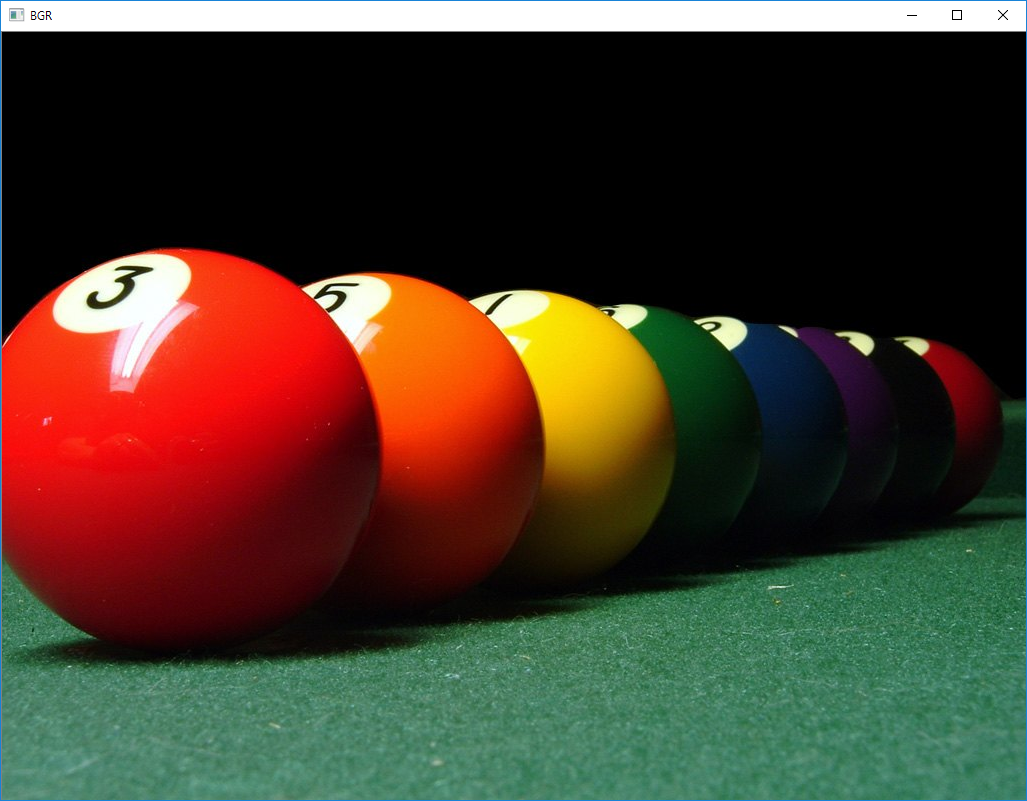
#> input picture image/billiard.jpg, 1027 x 801 px, given in place of the camera
$ python webcam.py
#> lines starting #> are read from the running program, lines starting #| are printed output that depends on the picture; after the words box and inside, x2 and y2 are one past the last pixel; in counts of white or black regions, pixels touching at a corner belong together
import cv2 as cv
import numpy as np


hsv = 0
lower_blue1 = 0
upper_blue1 = 0
lower_blue2 = 0
upper_blue2 = 0
lower_blue3 = 0
upper_blue3 = 0

def nothing(x):
    pass
# [50 lines left out: function mouse_callback, not called in this run]


cv.namedWindow('img_color')
cv.setMouseCallback('img_color', mouse_callback)
cv.namedWindow('img_result')
cv.createTrackbar('threshold','img_result',0,255,nothing)
cv.setTrackbarPos('threshold','img_result', 30)
cap = cv.VideoCapture(0)


while(True):
    #img_color = cv.imread('1.jpg')
    ret, img_color = cap.read()
#> img_color is the input picture: shape (801, 1027, 3); mean B, G, R 42.3, 57.6, 71.2
    height, width = img_color.shape[:2]
#> height = 801; width = 1027
    img_color = cv.resize(img_color, (width, height), interpolation=cv.INTER_AREA)

    # 원본 영상을 HSV 영상으로 변환합니다.
    img_hsv = cv.cvtColor(img_color, cv.COLOR_BGR2HSV)
#> img_hsv: shape (801, 1027, 3); mean H, S, V 45.5, 110.1, 88.2

    # 범위 값으로 HSV 이미지에서 마스크를 생성합니다.
    img_mask1 = cv.inRange(img_hsv, lower_blue1, upper_blue1)
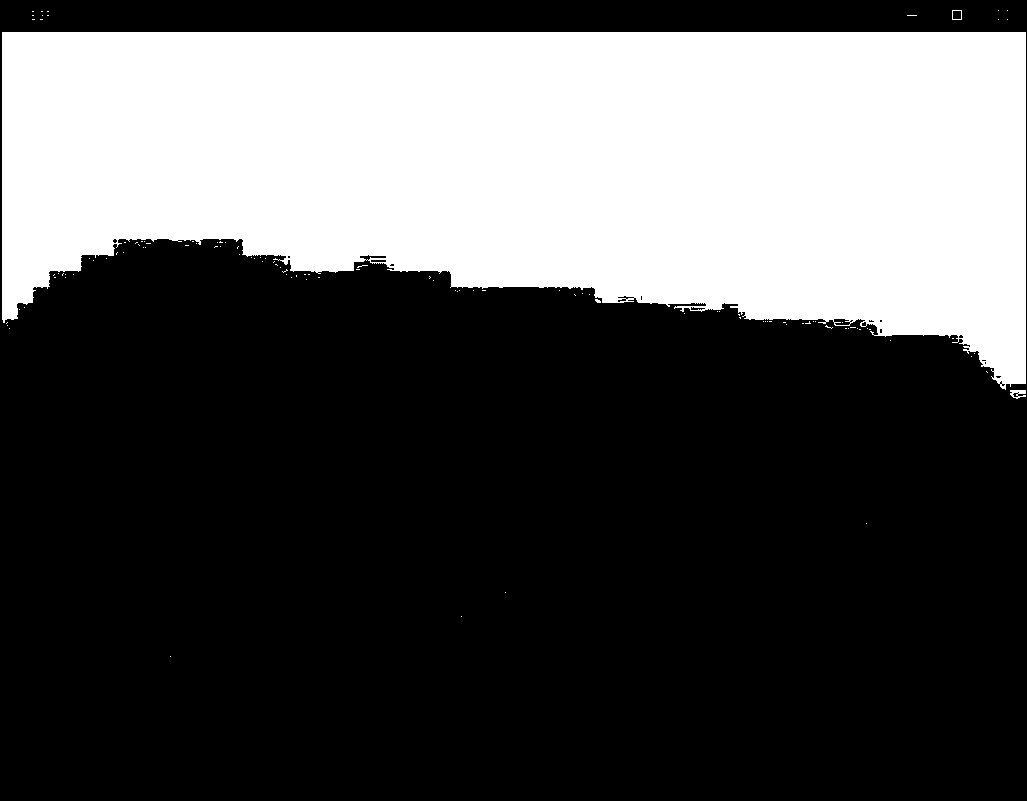
#> img_mask1: shape (801, 1027); 32.5% white; 114 white regions (111 under 20 px), largest, box (x1, y1, x2, y2) and area: (2, 32, 1026, 390) 266577, (1010, 390, 1026, 399) 89, (952, 10, 962, 20) 36
    img_mask2 = cv.inRange(img_hsv, lower_blue2, upper_blue2)
    img_mask3 = cv.inRange(img_hsv, lower_blue3, upper_blue3)
    img_mask = img_mask1 | img_mask2 | img_mask3

    kernel = np.ones((11,11),np.uint8)
    img_mask = cv.morphologyEx(img_mask, cv.MORPH_OPEN, kernel)
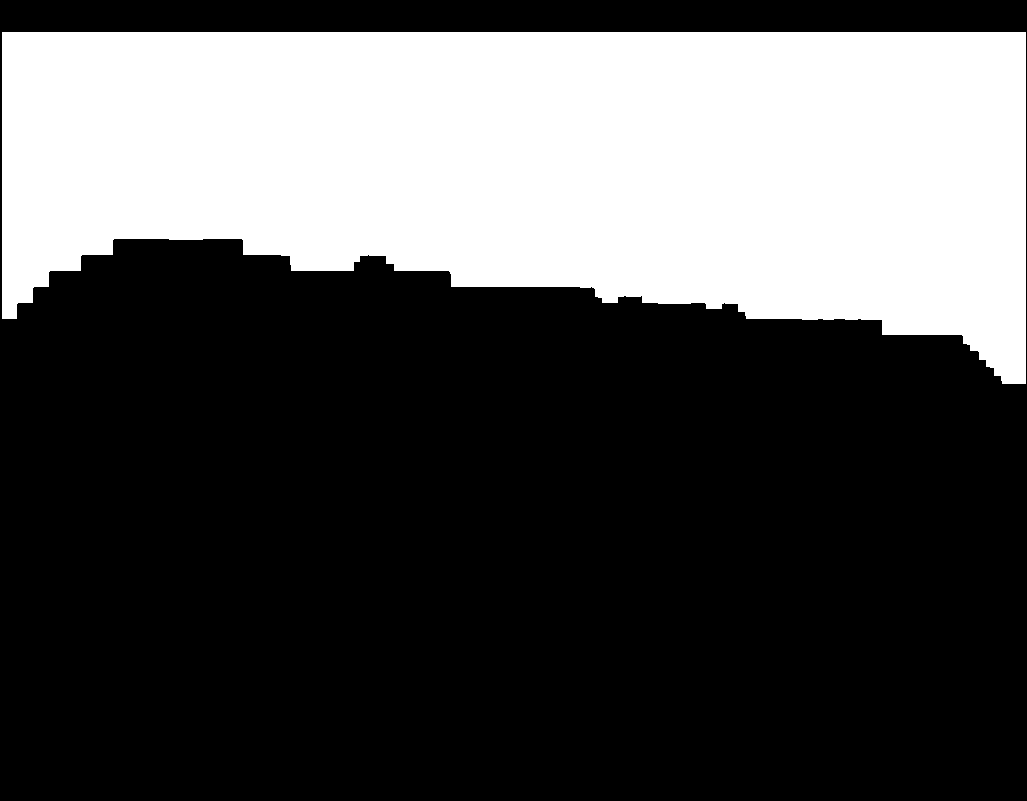
#> img_mask: shape (801, 1027); 32.3% white; 1 white region, box (x1, y1, x2, y2) and area: (2, 32, 1026, 384) 265494
    img_mask = cv.morphologyEx(img_mask,cv.MORPH_CLOSE,kernel)
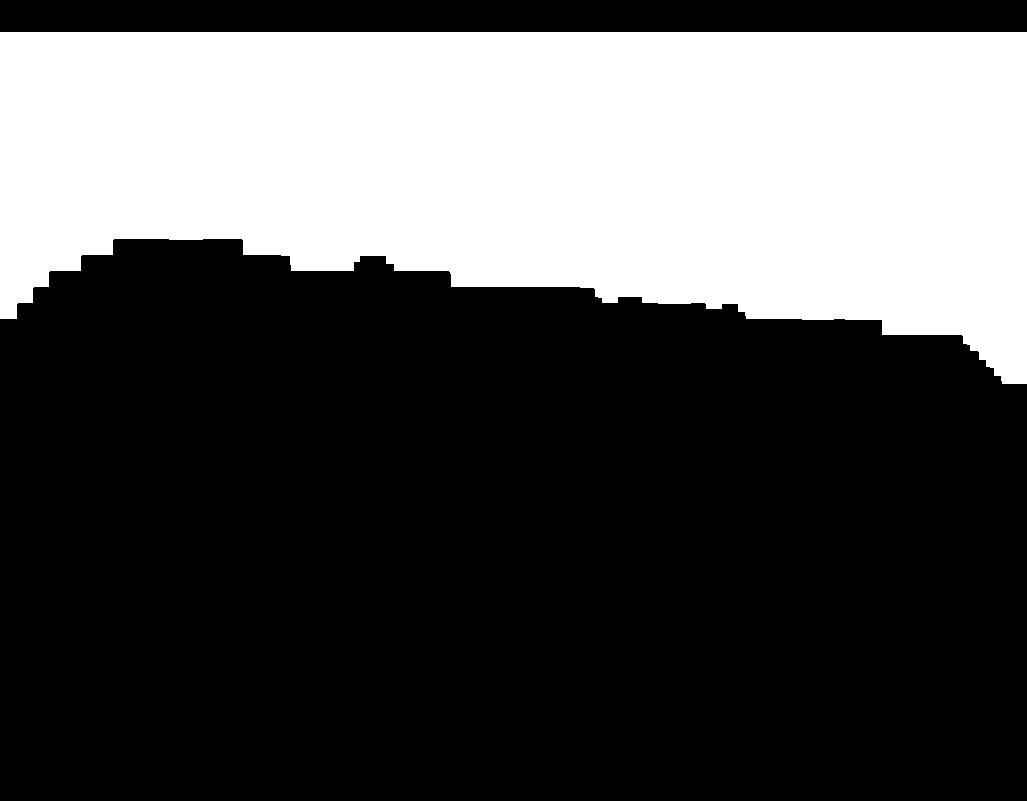
#> img_mask: shape (801, 1027); 32.4% white; 1 white region, box (x1, y1, x2, y2) and area: (0, 32, 1027, 384) 266434

    # 마스크 이미지로 원본 이미지에서 범위값에 해당되는 영상 부분을 획득합니다.
    img_result = cv.bitwise_and(img_color, img_color, mask=img_mask)
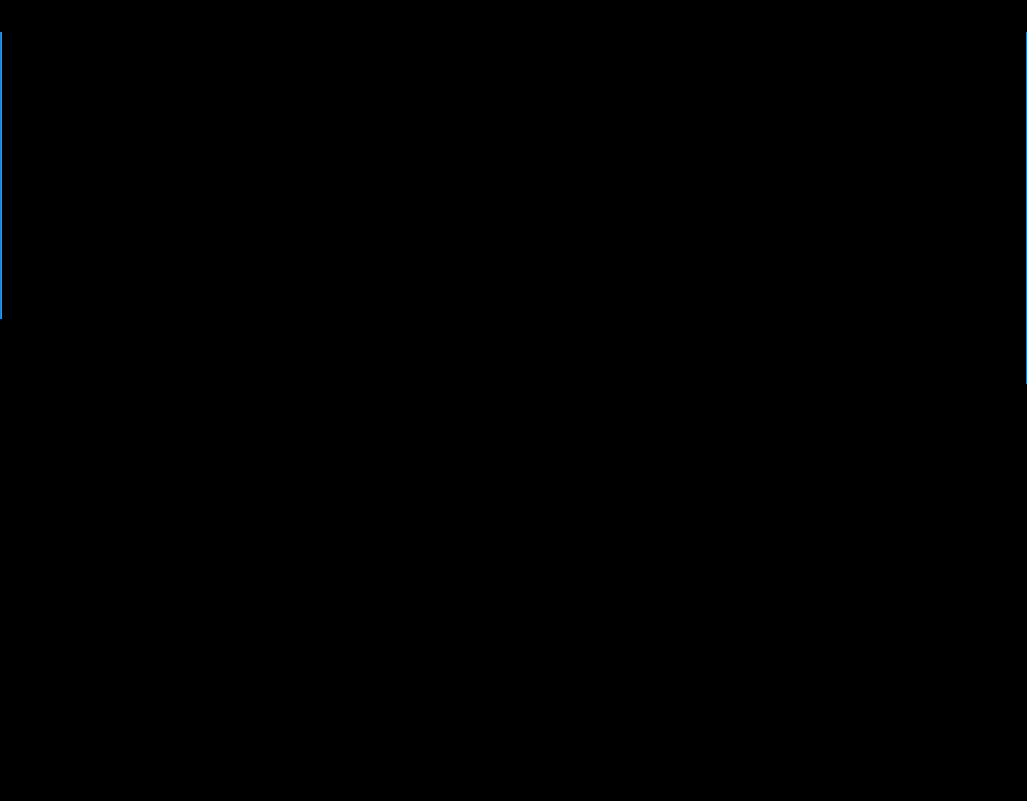
#> img_result: shape (801, 1027, 3); mean B, G, R 0.2, 0.1, 0.1

    numOFLabels, img_label, stats, centroids = cv.connectedComponentsWithStats(img_mask)
#> numOFLabels = 2; stats = [[0, 0, 1027, 801, 556193], [0, 32, 1027, 352, 266434]]; centroids = [[496.8, 513.2], [546.9, 163.6]]

    for idx, centroid in enumerate(centroids):
        if stats[idx][0] == 0 and stats[idx][1] == 0:
            continue

        if np.any(np.isnan(centroid)):
            continue
        x,y,width,height,area = stats[idx]
        centerX,centerY = int(centroid[0]), int(centroid[1])

        if area > 500:
            cv.circle(img_color, (centerX,centerY), 10, (0,0,255),10)
            cv.rectangle(img_color, (x,y), (x+width,y+height), (0,0,255))
#> this loop made 2 passes
#> (centroid, x, y, width, height, area, centerX, centerY) on pass 2: ([546.9, 163.6], 0, 32, 1027, 352, 266434, 546, 163)
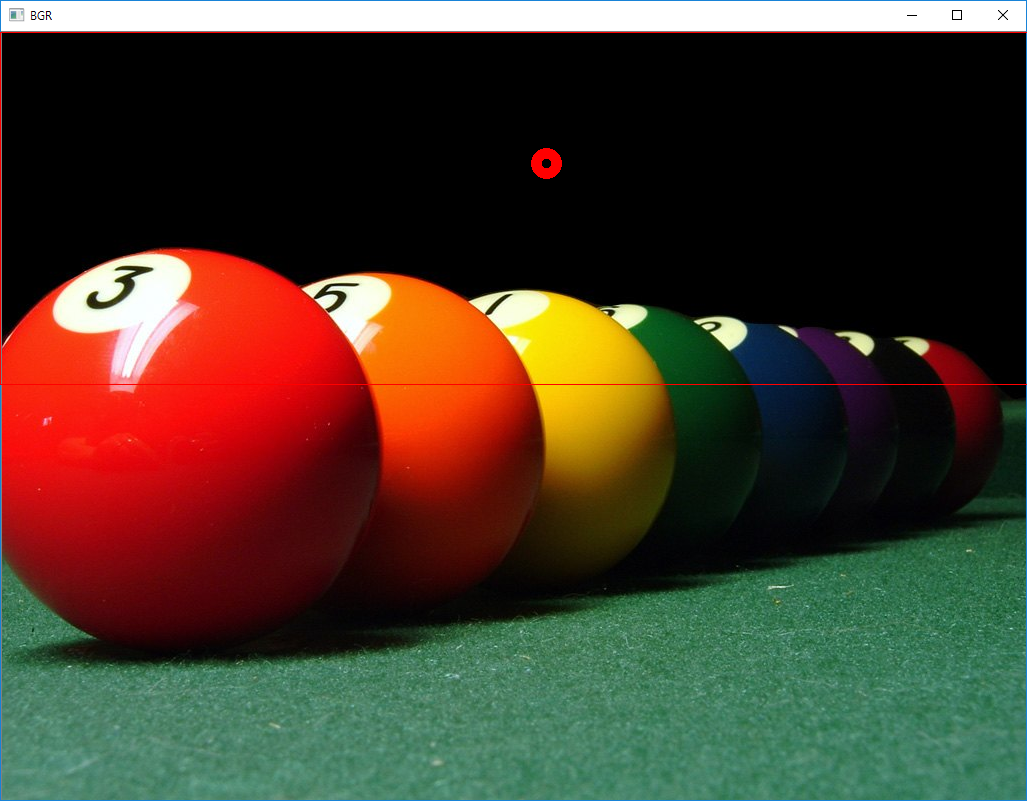
#> img_color: shape (801, 1027, 3); 0.38% of pixels changed, all inside (x1, y1, x2, y2) = (0, 32, 1027, 385)

    cv.imshow('img_color', img_color)
    cv.imshow('img_mask', img_mask)
    cv.imshow('img_result', img_result)


    # ESC 키누르면 종료
    if cv.waitKey(1) & 0xFF == 27:
#> (key Esc is pressed here)
        break


cv.destroyAllWindows()
